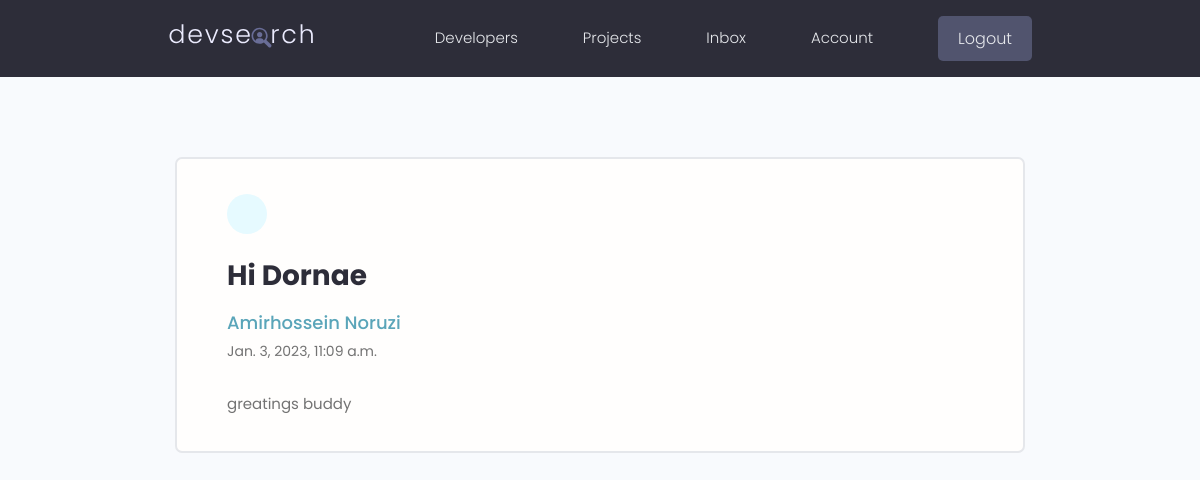
/message/4e50d1bf46c44f9cbdf408d1f55df7dd/ (signed in), run on the app's committed database.
### users/models.py (models this page shows, shortened)
class Message(models.Model):
    sender = models.ForeignKey(Profile, on_delete=models.SET_NULL, null=True, blank=True)
    recipient = models.ForeignKey(Profile, on_delete=models.SET, null=True, blank=True, related_name="messages")
    name = models.CharField(max_length=200, null=True, blank=True)
    email = models.EmailField(max_length=200, null=True, blank=True)
    subject = models.CharField(max_length=200, null=True, blank=True)
    body = models.TextField()
    is_read = models.BooleanField(default=False, null=True)
    created = models.DateTimeField(auto_now_add=True)
    id = models.UUIDField(default=uuid.uuid4, primary_key=True, unique=True, editable=False)
    class Meta:
        ordering = ['is_read', '-created']

### users/views.py (the view)
# urls.py: path('message/<str:pk>/', views.viewMessage, name='message'),
@login_required(login_url='login')
def viewMessage(request, pk):
    profile = request.user.profile
    message = profile.messages.get(id=pk)
    if message.is_read == False:
        message.is_read = True
        message.save()
    context = {
        'message': message,
    }
    return render(request, 'users/message.html', context)

### users/templates/users/message.html (shortened to what this page needs)
{% extends 'base.html' %}
{% block content %}
<main class="messagePage my-xl">
    <div class="content-box">
        <div class="message">
            <a class="backButton" href="{% url 'inbox' %}"></a>
            <h2 class="message__subject">{{message.subject}}</h4>
            {% if message.sender %}
            <a href="{% url 'single-profile' message.sender.id %}" class="message__author">{{message.name}}</a>
            {% else %}
            <p class="message__author">{{message.name}}</p>
            {% endif %}
            <p class="message__date">{{message.created}}</p>
            <div class="message__body">{{message.body|linebreaksbr}}</div>
        </div>
    </div>
</main>
{% endblock content %}

### devsearch/static/styles/app.css (style rules this page uses)
:root { --color-sub: #2d2d39; }
.content-box { width: 95%; max-width: 85rem; margin: 0 auto; }
.message { padding: 2.5rem 0; }
.message > a { display: flex; gap: 1rem; }
.message__author, .message__date { flex-basis: 25%; }
.message__subject { flex-basis: 50%; }
.message__date { text-align: right; }
.messagePage .message { list-style: none; background: var(--color-white); padding: 3.5rem 5rem; border: 2px solid var(--color-light); border-radius: 0.7rem; }
.messagePage .message__subject { font-size: 2.8rem; color: var(--color-sub); margin-bottom: 1rem; margin-top: 2rem; }
.messagePage .message__author { font-size: 1.8rem; font-weight: 500; }
.messagePage .message__date { font-size: 1.4rem; font-weight: 400; text-align: left; margin-bottom: 3rem; }
.backButton { background: var(--color-main-light); color: var(--color-main); width: 4rem; height: 4rem; display: flex; align-items: center; justify-content: center; border-radius: 50%; }

### devsearch/static/uikit/styles/modules/_variables.css (style rules this page uses)
:root { --color-main: #5aa5b9; --color-main-light: #e6faff; --color-sub: #3f4156; --color-sub-light: #51546e; --color-sub-lighter: #ededfd; --color-text: #737373; --color-gray: #8b8b8b; --color-light: #e5e7eb; --color-light-gray: #767676; --color-bg: #f8fafd; --color-white: #fffefd; --color-white-light: #f3f3f3; --color-success: #359e64; --color-success-bg: #def8e8; --color-error: #fc4b0b; --color-error-bg: #fff2ee; --font-base: 'Poppins', arial, helvetica, 'Segoe UI', roboto, ubuntu, sans-serif; --font-monospace: 'Fira Code', 'Courier New', courier, monospace; --font-regular: 300; --font-medium: 500; --font-bold: 700; --generic-shadow: 1px 1px 5px #00000010; --generic-transition: all 0.3s ease-in-out; }

### devsearch/static/uikit/styles/modules/_base.css (style rules this page uses)
* { margin: 0; padding: 0; box-sizing: border-box; text-rendering: optimizeLegibility; color: inherit; font-size: inherit; }
html { font-size: 50%; }
@media only screen and (min-width: 480px) { html { font-size: 56.25%; } }
@media only screen and (min-width: 1200px) { html { font-size: 62.5%; } }
body { line-height: 1.6; font-weight: 400; font-size: 1.5rem; color: var(--color-text); background-color: var(--color-bg); min-height: 100vh; }

### devsearch/static/uikit/styles/modules/_typography.css (style rules this page uses)
* { font-family: var(--font-base); }
h2 { font-size: 3.6rem; font-weight: var(--font-bold); }
p, span, strong { font-size: 1.6rem; color: var(--color-text); font-weight: var(--font-regular); }
a { padding-bottom: 2px; text-decoration: none; display: inline-block; color: var(--color-main); font-weight: var(--font-medium); }

### devsearch/static/uikit/styles/modules/_utilities.css (style rules this page uses)
.my-xl { margin: 8rem auto; }

### data on the page
Message: subject "Hi Dornae", name "Amirhossein Noruzi", created "Jan. 3, 2023, 11:09 a.m.", body "greatings buddy"
